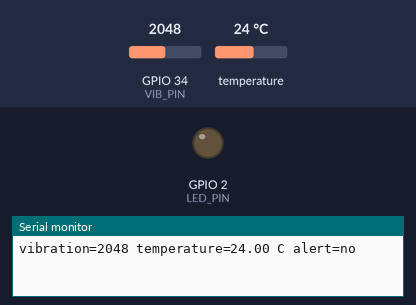
A sketch run on a simulated ESP32. Shown: output pins drawn as LEDs (lit = HIGH), the last lines printed to the serial monitor. The inputs (shaded band) are chosen by the test bench; at power-on: GPIO 34 (VIB_PIN) = 2048, temperature 24 °C.

Above: at 2.0 s.
2.1 s: GPIO 34 (VIB_PIN) set to 2130
4.5 s: GPIO 34 (VIB_PIN) set to 2263
At 6.8 s:
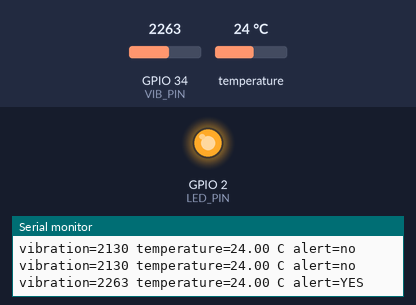
7.3 s: GPIO 34 (VIB_PIN) set to 2160
At 9.5 s:
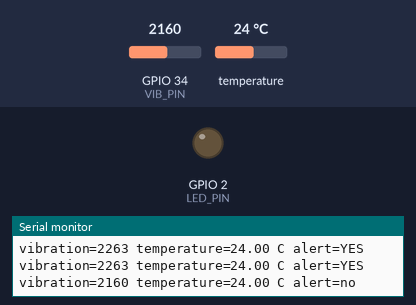
9.8 s: GPIO 34 (VIB_PIN) set to 2240
At 11.6 s:
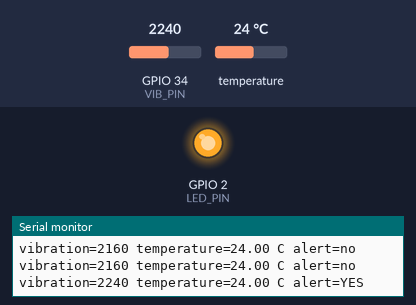
Timing chart, 0 to 13.1 s (numbered marks = the images above; inputs shaded):
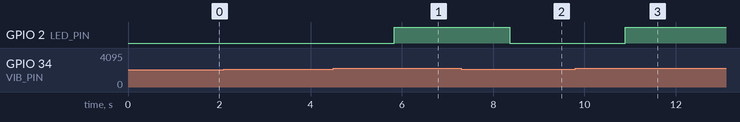

The sketch:

report_template.ino
```cpp
// Project 3 — Industrial Machine Health Monitoring and Predictive Maintenance
// Source: Sensor Interfacing Technique Report, Project 3.
// This is the report's ESP32 starter template. Existing project firmware is kept separately.

#include <OneWire.h>
#include <DallasTemperature.h>

const int VIB_PIN = 34;
const int LED_PIN = 2;
OneWire oneWire(4);
DallasTemperature tempBus(&oneWire);
const int VIB_LIMIT = 2200; // determine from baseline

void setup() {
  Serial.begin(115200);
  pinMode(LED_PIN, OUTPUT);
  tempBus.begin();
}

void loop() {
  int vib = analogRead(VIB_PIN);
  tempBus.requestTemperatures();
  float t = tempBus.getTempCByIndex(0);
  bool alert = (vib > VIB_LIMIT || t > 65.0);
  digitalWrite(LED_PIN, alert ? HIGH : LOW);
  Serial.printf("vibration=%d temperature=%.2f C alert=%s\n",
                vib, t, alert ? "YES" : "no");
  delay(500);
}
```

Measured:
- the behaviour switches between 2200 and 2201 on GPIO 34 (VIB_PIN) (found by bisection; images 0 and 1)
- after the input at 4.5 s, GPIO 2 (LED_PIN): LOW → HIGH after 1.3 s
- after the input at 7.3 s, GPIO 2 (LED_PIN): HIGH → LOW after 1.1 s
- after the input at 9.8 s, GPIO 2 (LED_PIN): LOW → HIGH after 1.1 s
